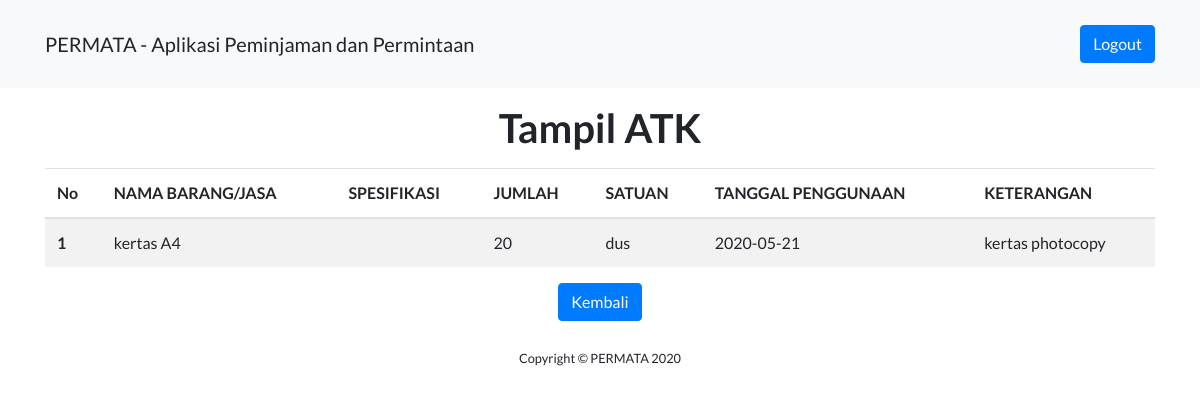
Page /kpbpjs/index.php/user/tampilatk on the committed database.
### tables this page shows
CREATE TABLE `atk` (
  `no_atk` int(50) NOT NULL,
  `nama_barang` varchar(100) NOT NULL,
  `spesifikasi` varchar(100) NOT NULL,
  `jumlah` int(50) NOT NULL,
  `satuan` varchar(50) NOT NULL,
  `tanggal_penggunaan` date NOT NULL,
  `keterangan` varchar(100) NOT NULL
);

### kpbpjs/application/controllers/User.php (called while the page is built, shortened)
<?php
class User extends CI_Controller
{
	public function tampilatk()
	{
		$data['title'] = 'Tampilan ATK';
		$this->load->model('Permintaan_m', 'atk');
		$this->load->library('pagination');
		$config['base_url'] = 'http://localhost/kpbpjs/index.php/user/tampilatk/tampilatk';
		$config['total_rows'] = $this->atk->countAllAtk();
		$config['per_page'] = 5;
		$data['start'] = $this->uri->segment(4);
		$data['atk'] = $this->atk->getAtk($config['per_page'],$data['start']);
		$this->load->view('templates/header', $data);
		$this->load->view('templates/navbar', $data);
		$this->load->view('user/tampilatk', $data);
		$this->load->view('templates/footer');
	}
}

### kpbpjs/index.php (called while the page is built, shortened)
<?php
require_once BASEPATH.'core/CodeIgniter.php';

### kpbpjs/application/config/config.php (called while the page is built, shortened)
<?php
$config['base_url'] = 'http://localhost/kpbpjs/';
$config['index_page'] = '';
$config['uri_protocol']	= 'REQUEST_URI';
$config['url_suffix'] = '';
$config['language']	= 'english';
$config['charset'] = 'UTF-8';
$config['enable_hooks'] = FALSE;
$config['subclass_prefix'] = 'MY_';
$config['composer_autoload'] = FALSE;
$config['permitted_uri_chars'] = 'a-z 0-9~%.:_\-';
$config['enable_query_strings'] = FALSE;
$config['controller_trigger'] = 'c';
$config['function_trigger'] = 'm';
$config['directory_trigger'] = 'd';
$config['allow_get_array'] = TRUE;
$config['log_threshold'] = 0;
$config['log_path'] = '';
$config['log_file_extension'] = '';
$config['log_file_permissions'] = 0644;
$config['log_date_format'] = 'Y-m-d H:i:s';
$config['error_views_path'] = '';
$config['cache_path'] = '';
$config['cache_query_string'] = FALSE;
$config['encryption_key'] = '';
$config['sess_driver'] = 'files';
$config['sess_cookie_name'] = 'ci_session';
$config['sess_expiration'] = 7200;
$config['sess_save_path'] = NULL;
$config['sess_match_ip'] = FALSE;
$config['sess_time_to_update'] = 300;
$config['sess_regenerate_destroy'] = FALSE;
$config['cookie_prefix']	= '';
$config['cookie_domain']	= '';
$config['cookie_path']		= '/';
$config['cookie_secure']	= FALSE;
$config['cookie_httponly'] 	= FALSE;
$config['standardize_newlines'] = FALSE;
$config['global_xss_filtering'] = FALSE;
$config['csrf_protection'] = FALSE;
$config['csrf_token_name'] = 'csrf_test_name';
$config['csrf_cookie_name'] = 'csrf_cookie_name';
$config['csrf_expire'] = 7200;
$config['csrf_regenerate'] = TRUE;
$config['csrf_exclude_uris'] = array();
$config['compress_output'] = FALSE;
$config['time_reference'] = 'local';
$config['rewrite_short_tags'] = FALSE;
$config['proxy_ips'] = '';

### kpbpjs/application/models/Permintaan_m.php (called while the page is built, shortened)
<?php
class Permintaan_m extends CI_Model
{
	public function getAtk($limit, $start, $keyword = null)
	{
		return $this->db->get('atk', $limit, $start)->result_array();
	}
	public function countAllAtk()
	{
		return $this->db->get('atk')->num_rows();
	}
}
?>

### kpbpjs/application/views/user/tampilatk.php (the view, shortened to what this page needs)
<div class="container-fluid">
  	<div class="container">
    <div class="mt-3" align="center"><h1>Tampil ATK</h1></div>
    	<table class="table table-striped mt-3">
       		<thead>
       			<tr>
       				<th>No</th>
       				<th>NAMA BARANG/JASA</th>
       				<th>SPESIFIKASI</th>
       				<th>JUMLAH</th>
       				<th>SATUAN</th>
       				<th>TANGGAL PENGGUNAAN</th>
       				<th>KETERANGAN</th>
       			</tr>
        	</thead>
        	<tbody>
        		<?php foreach ($atk as $atk) : ?>
        		<tr>
       				<th> <?= ++$start; ?></th>
	        		<td> <?= $atk ['nama_barang']; ?> </td>
	        		<td> <?= $atk ['spesifikasi']; ?> </td>
	        		<td> <?= $atk ['jumlah']; ?> </td>
	        		<td> <?= $atk ['satuan']; ?> </td>
	        		<td> <?= $atk ['tanggal_penggunaan']; ?> </td>
	        		<td> <?= $atk ['keterangan']; ?> </td>
        		</tr>
        	<?php endforeach; ?>
        	</tbody>
       	</table>
         <div class="mt-3" align="center">
        <?php echo anchor('index.php/user/atk', '<div class="btn btn-primary">
            Kembali
          </div>') ?>
        </div>
</div>

### rows in the picture
atk: nama_barang "kertas A4", jumlah "20", satuan "dus", tanggal_penggunaan "2020-05-21", keterangan "kertas photocopy"
